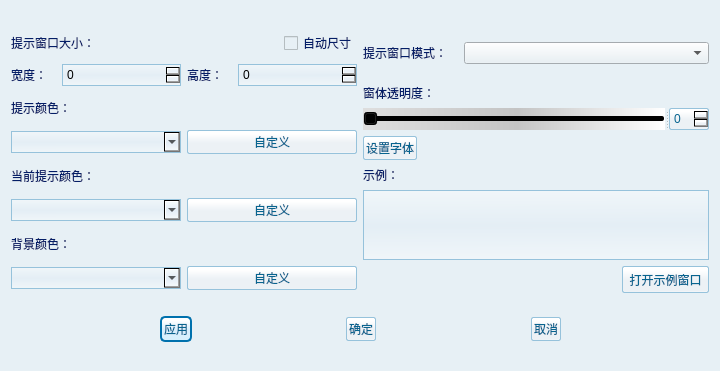
<?xml version="1.0" encoding="UTF-8"?>
<ui version="4.0">
 <class>CSetSimuTip</class>
 <widget class="QWidget" name="CSetSimuTip">
  <property name="geometry">
   <rect>
    <x>0</x>
    <y>0</y>
    <width>720</width>
    <height>371</height>
   </rect>
  </property>
  <property name="windowTitle">
   <string>设置仿真提示窗口属性</string>
  </property>
  <property name="styleSheet">
   <string notr="true">font: 14pt &quot;宋体&quot;;
background-color: rgb(231, 240, 245);</string>
  </property>
  <layout class="QGridLayout" name="gridLayout">
   <item row="0" column="0">
    <layout class="QVBoxLayout" name="verticalLayout">
     <item>
      <layout class="QHBoxLayout" name="horizontalLayout">
       <item>
        <widget class="QLabel" name="label_13">
         <property name="styleSheet">
          <string notr="true">font: 75 12pt &quot;新宋体&quot;;
color: rgb(4, 30, 103);</string>
         </property>
         <property name="text">
          <string>提示窗口大小：</string>
         </property>
        </widget>
       </item>
       <item>
        <spacer name="horizontalSpacer_2">
         <property name="orientation">
          <enum>Qt::Horizontal</enum>
         </property>
         <property name="sizeHint" stdset="0">
          <size>
           <width>138</width>
           <height>20</height>
          </size>
         </property>
        </spacer>
       </item>
       <item>
        <widget class="QCheckBox" name="checkIsAutoSize">
         <property name="styleSheet">
          <string notr="true">font: 75 12pt &quot;新宋体&quot;;
color: rgb(4, 30, 103);</string>
         </property>
         <property name="text">
          <string>自动尺寸</string>
         </property>
        </widget>
       </item>
      </layout>
     </item>
     <item>
      <layout class="QHBoxLayout" name="horizontalLayout_3">
       <item>
        <widget class="QLabel" name="label_14">
         <property name="maximumSize">
          <size>
           <width>45</width>
           <height>16777215</height>
          </size>
         </property>
         <property name="styleSheet">
          <string notr="true">font: 75 12pt &quot;新宋体&quot;;
color: rgb(4, 30, 103);</string>
         </property>
         <property name="text">
          <string>宽度：</string>
         </property>
        </widget>
       </item>
       <item>
        <widget class="QSpinBox" name="spinWidth">
         <property name="styleSheet">
          <string notr="true">background-color: qlineargradient(spread:pad, x1:0.528364, y1:1, x2:0.511, y2:0.0113636, stop:0 rgba(255, 255, 255, 100), stop:0.5 rgba(224, 234, 245, 100), stop:1 rgba(255, 255, 255, 100));
 border-width: 1px;
    border-color: rgb(150, 194, 219);
    border-style: solid;
    padding: 2px;</string>
         </property>
         <property name="maximum">
          <number>1280</number>
         </property>
        </widget>
       </item>
       <item>
        <widget class="QLabel" name="label_15">
         <property name="maximumSize">
          <size>
           <width>45</width>
           <height>16777215</height>
          </size>
         </property>
         <property name="styleSheet">
          <string notr="true">font: 75 12pt &quot;新宋体&quot;;
color: rgb(4, 30, 103);</string>
         </property>
         <property name="text">
          <string>高度：</string>
         </property>
        </widget>
       </item>
       <item>
        <widget class="QSpinBox" name="spinHeight">
         <property name="styleSheet">
          <string notr="true">background-color: qlineargradient(spread:pad, x1:0.528364, y1:1, x2:0.511, y2:0.0113636, stop:0 rgba(255, 255, 255, 100), stop:0.5 rgba(224, 234, 245, 100), stop:1 rgba(255, 255, 255, 100));
 border-width: 1px;
    border-color: rgb(150, 194, 219);
    border-style: solid;
    padding: 2px;</string>
         </property>
         <property name="maximum">
          <number>1024</number>
         </property>
        </widget>
       </item>
      </layout>
     </item>
     <item>
      <widget class="QLabel" name="label_6">
       <property name="maximumSize">
        <size>
         <width>16777215</width>
         <height>26</height>
        </size>
       </property>
       <property name="styleSheet">
        <string notr="true">font: 75 12pt &quot;新宋体&quot;;
color: rgb(4, 30, 103);</string>
       </property>
       <property name="text">
        <string>提示颜色：</string>
       </property>
      </widget>
     </item>
     <item>
      <layout class="QHBoxLayout" name="horizontalLayout_4">
       <item>
        <widget class="QComboBox" name="comboColor">
         <property name="styleSheet">
          <string notr="true">background-color: qlineargradient(spread:pad, x1:0.528364, y1:1, x2:0.511, y2:0.0113636, stop:0 rgba(255, 255, 255, 100), stop:0.5 rgba(224, 234, 245, 100), stop:1 rgba(255, 255, 255, 100));
 border-width: 1px;
    border-color: rgb(150, 194, 219);
    border-style: solid;
    padding: 2px;</string>
         </property>
        </widget>
       </item>
       <item>
        <widget class="QPushButton" name="buttonColor">
         <property name="styleSheet">
          <string notr="true">background-color: qlineargradient(spread:pad, x1:0.520599, y1:1, x2:0.508, y2:0.142, stop:0 rgba(255, 255, 255, 255), stop:0.0564972 rgba(236, 241, 245, 255), stop:0.536723 rgba(236, 241, 245, 255), stop:1 rgba(255, 255, 255, 255));

    border-width: 1px;
    border-color: rgb(150, 194, 219);
    border-style: solid;
    border-radius:2;
    padding: 2px;
 
font: 13pt &quot;汉仪中黑简&quot;;
color: rgb(7, 100, 143);</string>
         </property>
         <property name="text">
          <string>自定义</string>
         </property>
        </widget>
       </item>
      </layout>
     </item>
     <item>
      <widget class="QLabel" name="label_8">
       <property name="maximumSize">
        <size>
         <width>16777215</width>
         <height>26</height>
        </size>
       </property>
       <property name="styleSheet">
        <string notr="true">font: 75 12pt &quot;新宋体&quot;;
color: rgb(4, 30, 103);</string>
       </property>
       <property name="text">
        <string>当前提示颜色：</string>
       </property>
      </widget>
     </item>
     <item>
      <layout class="QHBoxLayout" name="horizontalLayout_5">
       <item>
        <widget class="QComboBox" name="comboCurTipColor">
         <property name="styleSheet">
          <string notr="true">background-color: qlineargradient(spread:pad, x1:0.528364, y1:1, x2:0.511, y2:0.0113636, stop:0 rgba(255, 255, 255, 100), stop:0.5 rgba(224, 234, 245, 100), stop:1 rgba(255, 255, 255, 100));
 border-width: 1px;
    border-color: rgb(150, 194, 219);
    border-style: solid;
    padding: 2px;</string>
         </property>
        </widget>
       </item>
       <item>
        <widget class="QPushButton" name="buttonCurTipColor">
         <property name="styleSheet">
          <string notr="true">background-color: qlineargradient(spread:pad, x1:0.520599, y1:1, x2:0.508, y2:0.142, stop:0 rgba(255, 255, 255, 255), stop:0.0564972 rgba(236, 241, 245, 255), stop:0.536723 rgba(236, 241, 245, 255), stop:1 rgba(255, 255, 255, 255));

    border-width: 1px;
    border-color: rgb(150, 194, 219);
    border-style: solid;
    border-radius:2;
    padding: 2px;
 
font: 13pt &quot;汉仪中黑简&quot;;
color: rgb(7, 100, 143);</string>
         </property>
         <property name="text">
          <string>自定义</string>
         </property>
        </widget>
       </item>
      </layout>
     </item>
     <item>
      <widget class="QLabel" name="label_9">
       <property name="maximumSize">
        <size>
         <width>16777215</width>
         <height>26</height>
        </size>
       </property>
       <property name="styleSheet">
        <string notr="true">font: 75 12pt &quot;新宋体&quot;;
color: rgb(4, 30, 103);</string>
       </property>
       <property name="text">
        <string>背景颜色：</string>
       </property>
      </widget>
     </item>
     <item>
      <layout class="QHBoxLayout" name="horizontalLayout_6">
       <item>
        <widget class="QComboBox" name="comboBackgroundColor">
         <property name="styleSheet">
          <string notr="true">background-color: qlineargradient(spread:pad, x1:0.528364, y1:1, x2:0.511, y2:0.0113636, stop:0 rgba(255, 255, 255, 100), stop:0.5 rgba(224, 234, 245, 100), stop:1 rgba(255, 255, 255, 100));
 border-width: 1px;
    border-color: rgb(150, 194, 219);
    border-style: solid;
    padding: 2px;</string>
         </property>
        </widget>
       </item>
       <item>
        <widget class="QPushButton" name="buttonBackgroundColor">
         <property name="styleSheet">
          <string notr="true">background-color: qlineargradient(spread:pad, x1:0.520599, y1:1, x2:0.508, y2:0.142, stop:0 rgba(255, 255, 255, 255), stop:0.0564972 rgba(236, 241, 245, 255), stop:0.536723 rgba(236, 241, 245, 255), stop:1 rgba(255, 255, 255, 255));

    border-width: 1px;
    border-color: rgb(150, 194, 219);
    border-style: solid;
    border-radius:2;
    padding: 2px;
 
font: 13pt &quot;汉仪中黑简&quot;;
color: rgb(7, 100, 143);</string>
         </property>
         <property name="text">
          <string>自定义</string>
         </property>
        </widget>
       </item>
      </layout>
     </item>
    </layout>
   </item>
   <item row="0" column="1">
    <layout class="QVBoxLayout" name="verticalLayout_2">
     <item>
      <layout class="QHBoxLayout" name="horizontalLayout_2">
       <item>
        <widget class="QLabel" name="label_16">
         <property name="minimumSize">
          <size>
           <width>0</width>
           <height>50</height>
          </size>
         </property>
         <property name="maximumSize">
          <size>
           <width>95</width>
           <height>16777215</height>
          </size>
         </property>
         <property name="styleSheet">
          <string notr="true">font: 75 12pt &quot;新宋体&quot;;
color: rgb(4, 30, 103);</string>
         </property>
         <property name="text">
          <string>提示窗口模式：</string>
         </property>
        </widget>
       </item>
       <item>
        <widget class="QComboBox" name="comboMode"/>
       </item>
      </layout>
     </item>
     <item>
      <widget class="QLabel" name="label_17">
       <property name="styleSheet">
        <string notr="true">font: 75 12pt &quot;新宋体&quot;;
color: rgb(4, 30, 103);</string>
       </property>
       <property name="text">
        <string>窗体透明度：</string>
       </property>
      </widget>
     </item>
     <item>
      <widget class="QSplitter" name="splitter">
       <property name="orientation">
        <enum>Qt::Horizontal</enum>
       </property>
       <widget class="QSlider" name="sliderAlpha">
        <property name="styleSheet">
         <string notr="true">background-color: qlineargradient(spread:pad, x1:0, y1:0, x2:1, y2:0, stop:0.0284091 rgba(221, 221, 221, 255), stop:0.511364 rgba(196, 196, 196, 255), stop:1 rgba(255, 255, 255, 255));
</string>
        </property>
        <property name="maximum">
         <number>255</number>
        </property>
        <property name="singleStep">
         <number>1</number>
        </property>
        <property name="pageStep">
         <number>1</number>
        </property>
        <property name="orientation">
         <enum>Qt::Horizontal</enum>
        </property>
        <property name="invertedAppearance">
         <bool>false</bool>
        </property>
        <property name="invertedControls">
         <bool>false</bool>
        </property>
        <property name="tickPosition">
         <enum>QSlider::NoTicks</enum>
        </property>
        <property name="tickInterval">
         <number>1</number>
        </property>
       </widget>
       <widget class="QSpinBox" name="spinAlpha">
        <property name="maximumSize">
         <size>
          <width>40</width>
          <height>16777215</height>
         </size>
        </property>
        <property name="styleSheet">
         <string notr="true">background-color: qlineargradient(spread:pad, x1:0.520599, y1:1, x2:0.508, y2:0.142, stop:0 rgba(255, 255, 255, 255), stop:0.0564972 rgba(236, 241, 245, 255), stop:0.536723 rgba(236, 241, 245, 255), stop:1 rgba(255, 255, 255, 255));

    border-width: 1px;
    border-color: rgb(150, 194, 219);
    border-style: solid;
    border-radius:2;
    padding: 2px;
 
font: 13pt &quot;汉仪中黑简&quot;;
color: rgb(7, 100, 143);</string>
        </property>
        <property name="maximum">
         <number>255</number>
        </property>
        <property name="singleStep">
         <number>1</number>
        </property>
       </widget>
      </widget>
     </item>
     <item>
      <layout class="QHBoxLayout" name="horizontalLayout_7">
       <item>
        <widget class="QPushButton" name="buttonFont">
         <property name="styleSheet">
          <string notr="true">background-color: qlineargradient(spread:pad, x1:0.520599, y1:1, x2:0.508, y2:0.142, stop:0 rgba(255, 255, 255, 255), stop:0.0564972 rgba(236, 241, 245, 255), stop:0.536723 rgba(236, 241, 245, 255), stop:1 rgba(255, 255, 255, 255));

    border-width: 1px;
    border-color: rgb(150, 194, 219);
    border-style: solid;
    border-radius:2;
    padding: 2px;
 
font: 13pt &quot;汉仪中黑简&quot;;
color: rgb(7, 100, 143);</string>
         </property>
         <property name="text">
          <string>设置字体</string>
         </property>
        </widget>
       </item>
       <item>
        <spacer name="horizontalSpacer_3">
         <property name="orientation">
          <enum>Qt::Horizontal</enum>
         </property>
         <property name="sizeHint" stdset="0">
          <size>
           <width>40</width>
           <height>20</height>
          </size>
         </property>
        </spacer>
       </item>
      </layout>
     </item>
     <item>
      <widget class="QLabel" name="label_18">
       <property name="styleSheet">
        <string notr="true">font: 75 12pt &quot;新宋体&quot;;
color: rgb(4, 30, 103);</string>
       </property>
       <property name="text">
        <string>示例：</string>
       </property>
      </widget>
     </item>
     <item>
      <widget class="QLineEdit" name="editFont">
       <property name="minimumSize">
        <size>
         <width>100</width>
         <height>70</height>
        </size>
       </property>
       <property name="focusPolicy">
        <enum>Qt::StrongFocus</enum>
       </property>
       <property name="styleSheet">
        <string notr="true">background-color: qlineargradient(spread:pad, x1:0.528364, y1:1, x2:0.511, y2:0.0113636, stop:0 rgba(255, 255, 255, 100), stop:0.5 rgba(224, 234, 245, 100), stop:1 rgba(255, 255, 255, 100));
 border-width: 1px;
    border-color: rgb(150, 194, 219);
    border-style: solid;
    padding: 2px;</string>
       </property>
       <property name="alignment">
        <set>Qt::AlignCenter</set>
       </property>
       <property name="readOnly">
        <bool>true</bool>
       </property>
      </widget>
     </item>
     <item>
      <layout class="QHBoxLayout" name="horizontalLayout_8">
       <item>
        <spacer name="horizontalSpacer">
         <property name="orientation">
          <enum>Qt::Horizontal</enum>
         </property>
         <property name="sizeHint" stdset="0">
          <size>
           <width>40</width>
           <height>20</height>
          </size>
         </property>
        </spacer>
       </item>
       <item>
        <widget class="QToolButton" name="buttonOpenSimuTip">
         <property name="minimumSize">
          <size>
           <width>0</width>
           <height>25</height>
          </size>
         </property>
         <property name="styleSheet">
          <string notr="true">background-color: qlineargradient(spread:pad, x1:0.520599, y1:1, x2:0.508, y2:0.142, stop:0 rgba(255, 255, 255, 255), stop:0.0564972 rgba(236, 241, 245, 255), stop:0.536723 rgba(236, 241, 245, 255), stop:1 rgba(255, 255, 255, 255));

    border-width: 1px;
    border-color: rgb(150, 194, 219);
    border-style: solid;
    border-radius:2;
    padding: 2px;
 
font: 13pt &quot;汉仪中黑简&quot;;
color: rgb(7, 100, 143);</string>
         </property>
         <property name="text">
          <string>打开示例窗口</string>
         </property>
         <property name="checkable">
          <bool>true</bool>
         </property>
         <property name="autoRaise">
          <bool>true</bool>
         </property>
        </widget>
       </item>
      </layout>
     </item>
    </layout>
   </item>
   <item row="1" column="0" colspan="2">
    <layout class="QHBoxLayout" name="horizontalLayout_9">
     <item>
      <spacer name="horizontalSpacer_4">
       <property name="orientation">
        <enum>Qt::Horizontal</enum>
       </property>
       <property name="sizeHint" stdset="0">
        <size>
         <width>40</width>
         <height>20</height>
        </size>
       </property>
      </spacer>
     </item>
     <item>
      <widget class="QPushButton" name="buttonApply">
       <property name="styleSheet">
        <string notr="true">background-color: qlineargradient(spread:pad, x1:0.520599, y1:1, x2:0.508, y2:0.142, stop:0 rgba(255, 255, 255, 255), stop:0.0564972 rgba(214, 240, 253, 255), stop:0.536723 rgba(216, 239, 253, 255), stop:1 rgba(255, 255, 255, 255));

    border-width: 2px;
    border-color: rgb(0, 113, 173);
    border-style: solid;
    border-radius: 5;
    padding: 2px;

font: 13pt &quot;汉仪中黑简&quot;;
color: rgb(7, 100, 143);</string>
       </property>
       <property name="text">
        <string>应用</string>
       </property>
      </widget>
     </item>
     <item>
      <spacer name="horizontalSpacer_5">
       <property name="orientation">
        <enum>Qt::Horizontal</enum>
       </property>
       <property name="sizeHint" stdset="0">
        <size>
         <width>40</width>
         <height>20</height>
        </size>
       </property>
      </spacer>
     </item>
     <item>
      <widget class="QPushButton" name="buttonEnter">
       <property name="styleSheet">
        <string notr="true">background-color: qlineargradient(spread:pad, x1:0.520599, y1:1, x2:0.508, y2:0.142, stop:0 rgba(255, 255, 255, 255), stop:0.0564972 rgba(236, 241, 245, 255), stop:0.536723 rgba(236, 241, 245, 255), stop:1 rgba(255, 255, 255, 255));

    border-width: 1px;
    border-color: rgb(150, 194, 219);
    border-style: solid;
    border-radius:2;
    padding: 2px;
 
font: 13pt &quot;汉仪中黑简&quot;;
color: rgb(7, 100, 143);</string>
       </property>
       <property name="text">
        <string>确定</string>
       </property>
      </widget>
     </item>
     <item>
      <spacer name="horizontalSpacer_6">
       <property name="orientation">
        <enum>Qt::Horizontal</enum>
       </property>
       <property name="sizeHint" stdset="0">
        <size>
         <width>40</width>
         <height>20</height>
        </size>
       </property>
      </spacer>
     </item>
     <item>
      <widget class="QPushButton" name="buttonCancel">
       <property name="styleSheet">
        <string notr="true">background-color: qlineargradient(spread:pad, x1:0.520599, y1:1, x2:0.508, y2:0.142, stop:0 rgba(255, 255, 255, 255), stop:0.0564972 rgba(236, 241, 245, 255), stop:0.536723 rgba(236, 241, 245, 255), stop:1 rgba(255, 255, 255, 255));

    border-width: 1px;
    border-color: rgb(150, 194, 219);
    border-style: solid;
    border-radius:2;
    padding: 2px;
 
font: 13pt &quot;汉仪中黑简&quot;;
color: rgb(7, 100, 143);</string>
       </property>
       <property name="text">
        <string>取消</string>
       </property>
      </widget>
     </item>
     <item>
      <spacer name="horizontalSpacer_7">
       <property name="orientation">
        <enum>Qt::Horizontal</enum>
       </property>
       <property name="sizeHint" stdset="0">
        <size>
         <width>40</width>
         <height>20</height>
        </size>
       </property>
      </spacer>
     </item>
    </layout>
   </item>
  </layout>
 </widget>
 <resources/>
 <connections/>
</ui>
